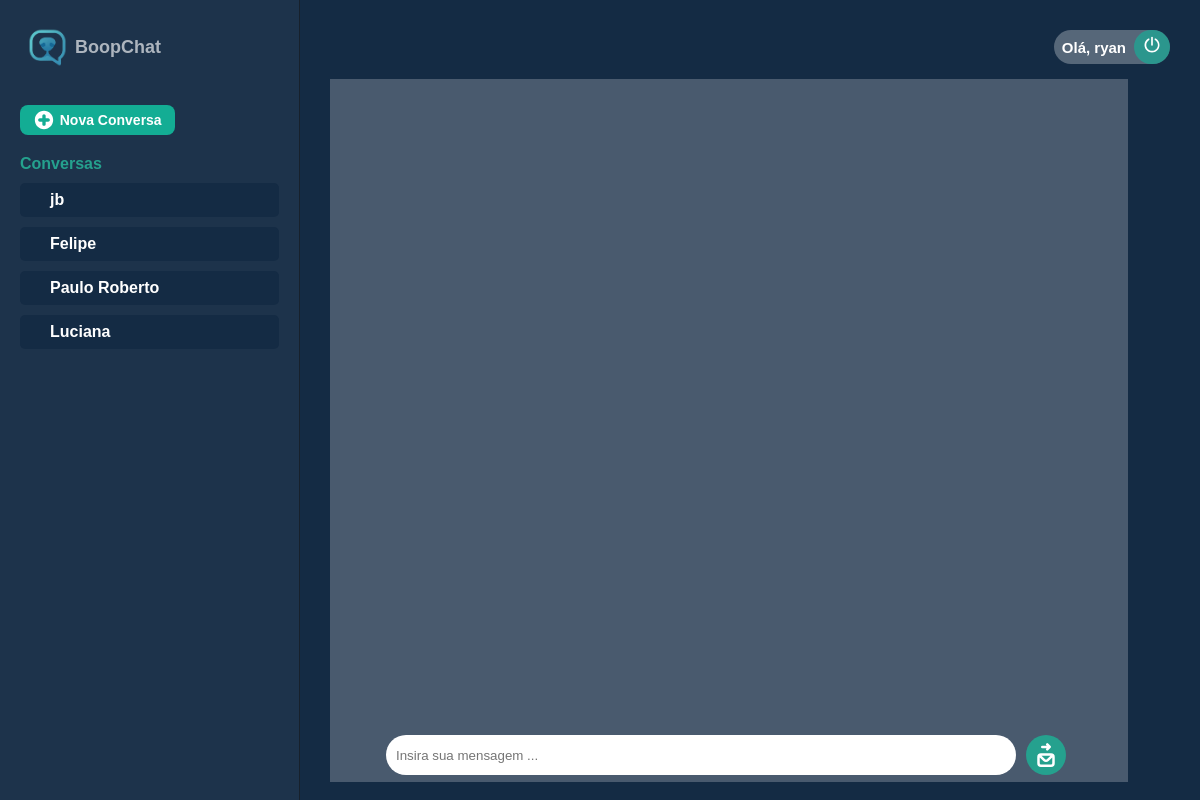
The app's page /chat (signed in), older data.
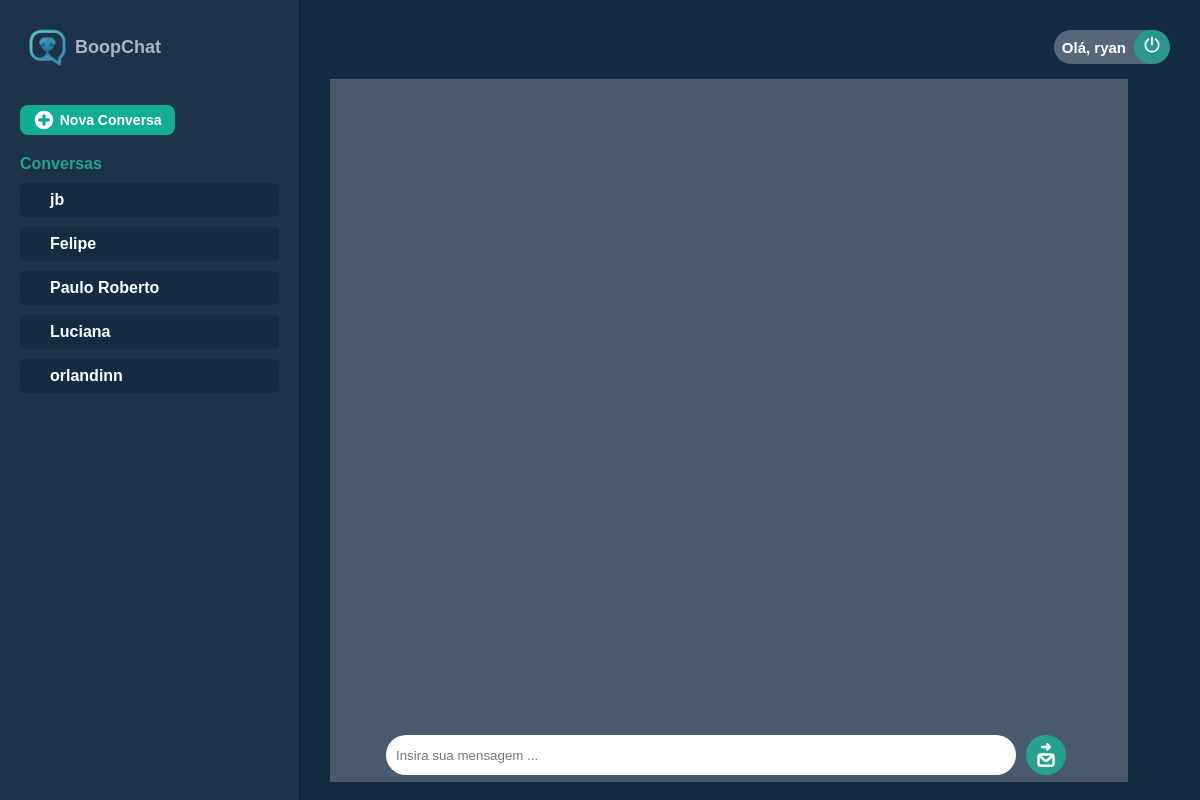
The same page, newer data.
### tables this page shows
CREATE TABLE usuario (
        id INTEGER PRIMARY KEY AUTOINCREMENT,
        nome TEXT NOT NULL,
        email TEXT UNIQUE NOT NULL,
        senha TEXT NOT NULL
    );

### app.py (the view)
@app.route("/chat", methods=['GET'])
def formularioChat():
    dest = session.get("d_username")
    user = session.get("usuario_id")
    chat = chating.Chat()
    chats = chat.get_chats(session["usuario_id"])
    conn = sqlite3.connect("BoopChat.db")
    cursor = conn.cursor()
    cursor.execute("SELECT nome FROM usuario WHERE id = ?", (user, ))
    usuario = cursor.fetchone()
    conn.close()
    msg = request.args.get('msg')
    if msg:
        try:
            destinatario = session["destinatario_id"][0]
        except:
            destinatario = session["destinatario_id"]
        chat = chating.Chat()
        msgs = chat.get_msg(dest=destinatario, remet=user)
        return render_template('chat.html', chats=chats, msgs=msgs, user=usuario[0], dest=dest)
    else:
        return render_template('chat.html', chats=chats, user=usuario, dest=dest)

### scripts/chating.py (called while the page is built)
    @conn.setter
    def conn(self, connection):
        self.__conn__ = connection

    @property
    def cursor(self):
        return self.__cursor__

    @cursor.setter
    def cursor(self, crs):
        self.__cursor__ = crs

    def get_chats(self, id):
        chats = []
        self.cursor.execute(f"SELECT * FROM chat WHERE remetente_id = ? or destinatario_id = ?", (id, id))
        chs = self.cursor.fetchall()
        for ch in chs:
            if ch[1] == id:
                tid = int(ch[2])
                self.cursor.execute(f"SELECT nome FROM usuario WHERE id = ?", (tid,))
                name = self.cursor.fetchall()
            elif ch[2] == id:
                tid = int(ch[1])
                self.cursor.execute(f"SELECT nome FROM usuario WHERE id = ?", (tid,))
                name = self.cursor.fetchall()
            if name[0][0] not in chats:
                chats.append(name[0][0])
        self.cursor.close()
        return chats

### templates/chat.html (shortened to what this page needs)
<!DOCTYPE html>
<html lang="pt-br">
<head>
    <link rel="stylesheet" href="./../static/styleHome.css">
</head>
<body>
    <section id="last-chats-box">
       <div id="logo">
            <img src="../static/src/BoopLogo.png">
            <span>BoopChat</span>
        </div>
        <div id="new-chat"><img src="./../static/src/new-chat.svg"> Nova Conversa</div>
        <div id="last-chats">
            <h2>Conversas</h2>
            <div id="individuals">
                {% for name in chats%}
                    <div class="chat-box">
                        <h1 class="name-chat">{{ name }}</h1>
                    </div>
                {% endfor %}
            </div>
        </div>
    </section>
    <section id="atual-chat-box">
        <div id="chat-profile">
            <div id="profile">
                <span>Olá, {{user[0]}}</span>
                <a href="/logout"><img src="./../static/src/turn-off.svg"></a>
            </div>
        </div>
        <div id="chat">
            <div id="messages">
            </div>
            <form id="controls" method="POST" action="chat">
                <input type="text" placeholder="Insira sua mensagem ..." name="mensagem">
                <button type="submit"><img src="./../static/src/send_icon.svg"></button>
            </form>
        </div>
    </section>
</body>
</html>

### static/styleHome.css (style rules this page uses)
* { padding: 0; margin: 0; box-sizing: border-box; font-family: 'Montserrat', sans-serif; color: white; }
body { overflow-y: hidden; display: flex; background-color: #142b44; }
#last-chats-box { width: 25vw; height: 100vh; background-color: #ffffff0a; border-right: #11111187 1px solid; padding: 20px; }
#logo { margin-bottom: 30px; }
#new-chat { width: 60%; display: flex; align-items: center; justify-content: center; gap: 6px; font-size: 14px; font-weight: 800; text-decoration: none; background-color: #13ad94; padding: 5px 8px; border-radius: 8px; margin-bottom: 20px; cursor: pointer; }
#new-chat img { width: 20px; }
#last-chats h2 { color: #25a18e; font-size: 16px; margin-bottom: 10px; }
#chat-profile { display: flex; justify-content: space-between; align-items: center; }
#profile { display: flex; align-items: center; width: fit-content; justify-content: flex-end; border-radius: 30px; background-color: rgba(255, 255, 255, 0.282); }
#profile span { font-family: "Montserrat", sans-serif; color: rgb(255, 255, 255); font-size: 15px; margin: 5px 8px; font-weight: 700; }
#profile a { background-color: #12b39b9f; border-radius: 20px; padding: 5px 8px; }
#profile img { width: 20px; }
#individuals, #groups { display: flex; flex-direction: column; gap: 10px; margin-bottom: 40px; }
#atual-chat-box { width: 75vw; height: 100vh; padding: 30px; }
#chat { position: relative; margin: 15px 0 25px; width: 95%; height: 95%; background-color: #ffffff39; }
#messages { height: 90%; padding: 15px; overflow-y: auto; }

Row changes from the older to the newer data that the page shows:
added usuario: nome "orlandinn"
